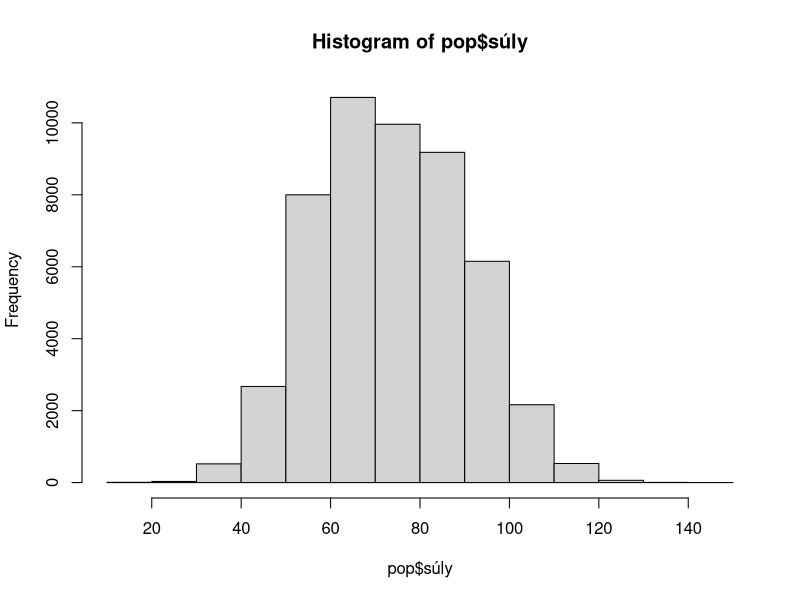
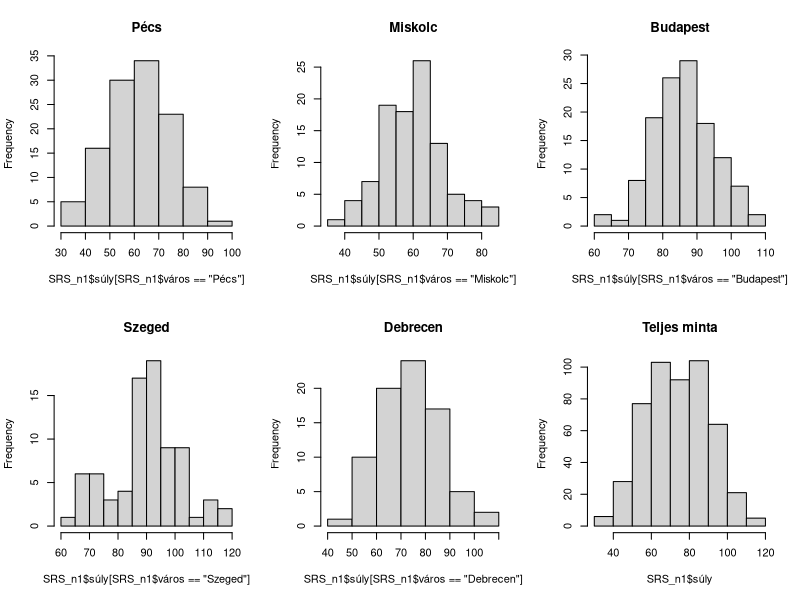
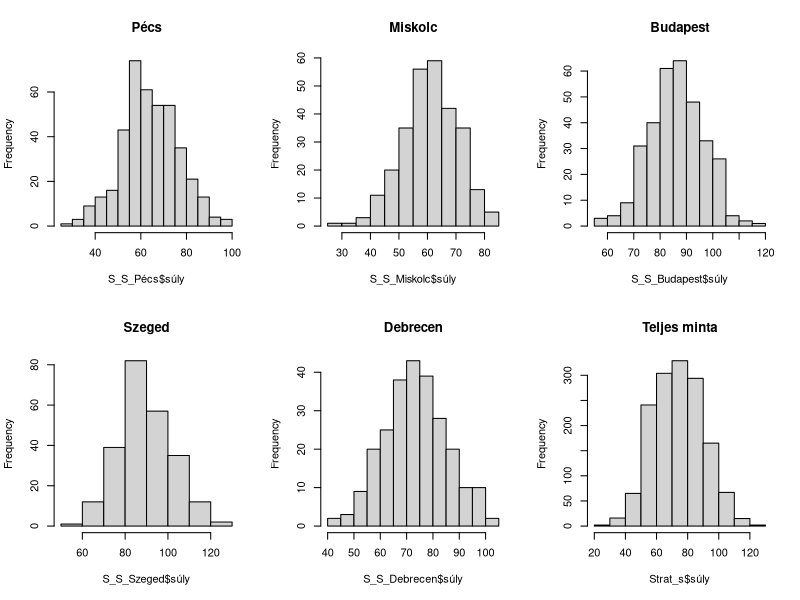

The R source for these figures, in order:
# Az 50.000 elemből álló populáció Magyarország 5 legnépesebb városának bizonyos, fiktív
# szempontok alapján szelektált felnőtt lakosságát jelképezi, illetve ezen lakosok súlyát, valamint,
# hogy dohányzik-e az adott lakos. A városok N értékei a teljes populáció 7000 és 14000 közötti
# véletlen számot kapták, vagyis az adott város elemszáma a lehető legkisebb népesség
# esetén is a teljes populáció legalább 14%-át, legfeljebb 28%-át adja.
# Mindkét változó létrehozása során törekedtem rá, hogy bizonyos mértékben tükrözzék
# a világban megfigyelhető értékeket. Ennek megfelelően, mivel a felnőtt emberek átlagos testsúlya -
# ha a nőkét és férfiakét egyaránt számításba vesszük -, jellemzően 60 és 90 közötti értéket vesz fel,
# megközelítőleg 10-es szórás mellett, a súlyra vonatkozó rng is 60 és 90 között generál átlagra vonatkozó
# érékeket, melyekhez 8 és 12 közé eső véletlen szórást rendel. (Mivel viszonylag nagy a szórás, valamint 
# a férfiak és nők adatai együtt vannak kezelve, a populációban lehetnek extra alacsony testsúllyal rendelkező 
# személyek is.) A dohányzók populációjának létrehozásakor is ezt az elvet követtem. Európában országonként 8% 
# és 30% közé tehető a dohányzók aránya, így a dohányozók adatait létrehozó rng - az érdekesség kedvéért 
# valamivel nagyobb - 0 és 0.4 közötti valószínűséggel vehet fel 1-et (dohányzik), tehát a dohányzók aránya 
# a különböző településeken 0% és 40% között lehet.
# Az így létrehozott populációból vettem egy 500 elemű egyszerű véletlen, illetve egy 1500 elemű arányosan rétegzett
# mintát. Mindkét mintában kiszámoltam a testsúly átlagára, a dohányzók arányára, a szórásra és a totálra vonatkozó 
# becsléseket valamint ezek 95%-os konfidencia intervallumait. A súlyra vonatkozó közelítőleges eloszlásokat mindkét 
# minta esetén hisztogrammok segítségével ábrázoltam a teljes minta és településenkénti bontás esetén is.
# Megj.: a mintavétel során ciklus segítségével hoztam létre globális objektumokat

# Populáció
# N = 50000

N <- 50000

# Az alpopulációk méretei:
popn <- NULL
while (sum(popn) != N){
  for (i in 1:5){
    popn[i] <- round(runif(1, 7000, 14000))
}}
popn

#Alpopulációk elnevezése, súly és dohányzó (1=igen, 0=nem) változók hozzárendelése az alpopulációkhoz
pop <- data.frame(város = rep(c("Budapest", "Debrecen", "Szeged", "Miskolc", "Pécs"), times = popn),
                  súly = c(rnorm(popn[1], runif(1, 60, 90), runif(1, 7, 13)),
                            rnorm(popn[2], runif(1, 60, 90), runif(1, 7, 13)),
                            rnorm(popn[3], runif(1, 60, 90), runif(1, 7, 13)),
                            rnorm(popn[4], runif(1, 60, 90), runif(1, 7, 13)),
                            rnorm(popn[5], runif(1, 60, 90), runif(1, 7, 13))),
              dohányzó = c(round(rbinom(popn[1], 1, runif(1,0,0.4))),
                           round(rbinom(popn[2], 1, runif(1,0,0.4))),
                           round(rbinom(popn[3], 1, runif(1,0,0.4))),
                           round(rbinom(popn[4], 1, runif(1,0,0.4))),
                           round(rbinom(popn[5], 1, runif(1,0,0.4)))))
              
summary(pop)


hist(pop$súly)

#Változók átlaga és szórása
átlag_súly <- mean(pop$súly)
átlag_súly
átlag_doh <- mean(pop$dohányzó)
átlag_doh
se_súly <- sqrt(var(pop$súly))
se_súly 
se_dohányzó <- N/(N-1)*átlag_doh*(1-átlag_doh)
se_dohányzó


#Az alpopulációk átlagai
#Súly
for(l in unique(pop$város)){
  print(paste(l, mean(pop$súly[pop$város==l]), sep = ": "))
}

#Dohányzók aránya
for(l in unique(pop$város)){
print(paste(l, ": ", round(mean(pop$dohányzó[pop$város==l])*100), "%" , sep = ""))
}

#Total becslések
tau_súly <- átlag_súly*N
tau_súly
tau_dohányzó <- átlag_doh*N
tau_dohányzó

#Totalra vonatkozó konfidencia intervallumok
qnorm(c(0.025, 0.975), mean = tau_súly, sd = se_súly)
qnorm(c(0.025, 0.975), mean = tau_dohányzó, sd = se_dohányzó) #dohányzók száma

#Egyszerű véletlen minta, n=500------------------------------------------------
SRS_n1 <- pop[sample(nrow(pop), 500),]

# Mintabeli átlag és szórás becslése
SRS_átlag_súly <- mean(SRS_n1$súly)
SRS_szórás_súly <- sqrt(var(SRS_n1$súly))
SRS_átlag_doh <- mean(SRS_n1$dohány)
SRS_szórás_doh <- sqrt(((N-500)/N) * (SRS_átlag_doh*(1-SRS_átlag_doh)/(500-1)))

# Becslések konfidencia intervallumai
qnorm(c(0.025, 0.975), mean = mean(SRS_n1$súly), sd = sqrt(var(SRS_n1$súly)))
qnorm(c(0.025, 0.975), mean = SRS_átlag_doh, sd = SRS_szórás_doh)

# Total becslések
SRS_tau_átlag_súly <- mean(SRS_n1$súly)*N
SRS_tau_átlag_súly
SRS_tau_szórás_súly <- sqrt(SRS_szórás_súly^2*N^2)
SRS_tau_szórás_súly

SRS_tau_átlag_doh <- mean(SRS_n1$dohányzó)*N
SRS_tau_átlag_doh #dohányzók száma
SRS_tau_szórás_doh <- sqrt(SRS_szórás_doh^2*N^2)
SRS_tau_szórás_doh

# Totalra vonatkozó CI
qnorm(c(0.025, 0.975), mean = SRS_tau_átlag_súly, sd = SRS_tau_szórás_súly)
qnorm(c(0.025, 0.975), mean = SRS_tau_átlag_doh, sd = SRS_tau_szórás_doh)


#Alpopulációk (közelítőleges) eloszlásai
par(mfrow = c(2,3))
hist(SRS_n1$súly[SRS_n1$város == "Pécs"], main = "Pécs")
hist(SRS_n1$súly[SRS_n1$város == "Miskolc"], main = "Miskolc")
hist(SRS_n1$súly[SRS_n1$város == "Budapest"], main = "Budapest")
hist(SRS_n1$súly[SRS_n1$város == "Szeged"], main = "Szeged")
hist(SRS_n1$súly[SRS_n1$város == "Debrecen"], main = "Debrecen")
hist(SRS_n1$súly, main = "Teljes minta")




#Arányosan rétegzett véletlen minta, n~1500-----------------------------------------

# Alpopulációk külön adattáblákként való elmentése:
for (o in unique(pop$város)){
  assign(o, pop[pop$város==o,])
}

# A rétegek méreteinek meghatározása:
stratum_n <- round(popn/sum(popn)*1500)
stratum_n

# A minta tényleges mérete az arányok figyelembevétele mellett:
n <- sum(stratum_n)
n


# Arányosan rétegzett mintavétel, a minták adattáblákként való elmentése
városok <- as.character(unique(pop$város))

for (i in 1:length(városok)){
  assign(x = paste("S_S", városok[i], sep = "_"), value = (get(városok[i])[sample(nrow(get(városok[i])), 
                                                                                  size = stratum_n[i]),]))
}

# A létrehozott minták összefűzése egy adattáblába
for (i in 1:length(városok)){ 
  cat(paste(paste("S_S", városok[i], sep = "_" ), ",", sep = ""))
}

Strat_s <- rbind(S_S_Budapest,S_S_Debrecen,S_S_Szeged,S_S_Miskolc,S_S_Pécs) 
summary(Strat_s)

# Becslések rétegenként
  #súly
Strat_s_súly_átlagok <- tapply(Strat_s$súly, Strat_s$város, mean)
Strat_s_súly_átlagok
Strat_s_súly_szórások <- tapply(Strat_s$súly, Strat_s$város, sd)
Strat_s_súly_szórások

CI <- function(x){qnorm(c(0.025, 0.975), mean(x), sd(x))}
Strat_s_súly_ci <- tapply(Strat_s$súly, Strat_s$város, CI)
Strat_s_súly_ci

# súly - total
tau <- function(x){mean(x)*N}
Strat_s_súly_tau_átlagok <- (tapply(Strat_s$súly, Strat_s$város, tau))
Strat_s_súly_tau_átlagok

tau_szórás <- function(x){sqrt(sd(x)^2*N^2)}
Strat_s_súly_tau_szórások <- tapply(Strat_s$súly, Strat_s$város, tau_szórás)
Strat_s_súly_tau_szórások

tau_ci <- function(x){qnorm(c(0.025, 0.975), mean(x)*N, sqrt(sd(x)^2*N^2))}
Strat_s_súly_tau_ci <- tapply(Strat_s$súly, Strat_s$város, tau_ci)
Strat_s_súly_tau_ci


# dohányzás
Strat_s_doh_átlagok <- tapply(Strat_s$dohányzó, Strat_s$város, mean)
Strat_s_doh_átlagok

szórás_dummy <- function(x){
  sqrt(((N-n)/N) * (mean(x)*(1-mean(x))/(n-1)))}

Strat_s_doh_szórások <- tapply(Strat_s$dohányzó, Strat_s$város, szórás_dummy)
Strat_s_doh_szórások

CI_dummy <- function(x){
  qnorm(c(0.025, 0.975), mean(x), sqrt(((N-n)/N) * (mean(x)*(1-mean(x))/(n-1))))}
Strat_s_doh_ci <- tapply(Strat_s$dohányzó, Strat_s$város, CI_dummy)
Strat_s_doh_ci

# dohányzás - total
Strat_s_doh_tau_átlagok <- (tapply(Strat_s$dohányzó, Strat_s$város, tau))
Strat_s_doh_tau_átlagok

tau_szórás_dummy <- function(x){sqrt(szórás_dummy(x)^2*N^2)}
Strat_s_doh_tau_szórások <- tapply(Strat_s$dohányzó, Strat_s$város, tau_szórás_dummy)
Strat_s_doh_tau_szórások

tau_ci_dummy <- function(x){qnorm(c(0.025, 0.975), mean(x)*N, sqrt(szórás_dummy(x)^2*N^2))}
Strat_s_doh_tau_ci <- tapply(Strat_s$dohányzó, Strat_s$város, tau_ci_dummy)
Strat_s_doh_tau_ci

# Becslések a teljes minta alapján
  # súly
Strat_s_súly_átlag <- mean(Strat_s_súly_átlagok)
Strat_s_súly_átlag
Strat_s_súly_szórás <- sd(Strat_s_súly_átlagok)
Strat_s_súly_szórás

Strat_s_súly_ci <- qnorm(c(0.025, 0.975), Strat_s_súly_átlag, Strat_s_súly_szórás)
Strat_s_súly_ci

#  súly - total
Strat_s_súly_tau_teljes_átlag <- mean(Strat_s_súly_átlag)*N
Strat_s_súly_tau_teljes_átlag

Strat_s_súly_tau_teljes_szórás <- sqrt(Strat_s_súly_szórás^2*N^2)
Strat_s_súly_tau_teljes_szórás

Strat_s_súly_tau_ci_teljes <- qnorm(c(0.025, 0.975), Strat_s_súly_tau_teljes_átlag,
                                    Strat_s_súly_tau_teljes_szórás)
Strat_s_súly_tau_ci_teljes

# Totalra vonatkozó CI az SRS-nél
qnorm(c(0.025, 0.975), mean = SRS_tau_átlag_súly, sd = SRS_tau_szórás_súly)

# dohányzás
Strat_s_doh_átlag <- mean(Strat_s_doh_átlagok)
Strat_s_doh_átlag
Strat_s_doh_szórás <- szórás_dummy(Strat_s_doh_szórások)
Strat_s_doh_szórás

Strat_s_doh_ci <- qnorm(c(0.025, 0.975), Strat_s_doh_átlag, Strat_s_doh_szórás)
Strat_s_doh_ci

#  dohányzás - total
Strat_s_doh_tau_teljes_átlag <- mean(Strat_s_doh_átlag)*N
Strat_s_doh_tau_teljes_átlag

Strat_s_doh_tau_teljes_szórás <- sqrt(Strat_s_doh_szórás^2*N^2)
Strat_s_doh_tau_teljes_szórás

Strat_s_doh_tau_ci_teljes <- qnorm(c(0.025, 0.975), Strat_s_doh_tau_teljes_átlag,
                                    Strat_s_doh_tau_teljes_szórás)
Strat_s_doh_tau_ci_teljes

# Totalra vonatkozó CI az SRS-nél
qnorm(c(0.025, 0.975), mean = SRS_tau_átlag_doh, sd = SRS_tau_szórás_doh)

#A súly (közelítőleges) eloszlása a mintában
par(mfrow = c(2,3))
hist(S_S_Pécs$súly, main = "Pécs")
hist(S_S_Miskolc$súly, main = "Miskolc")
hist(S_S_Budapest$súly, main = "Budapest")
hist(S_S_Szeged$súly, main = "Szeged")
hist(S_S_Debrecen$súly, main = "Debrecen")
hist(Strat_s$súly, main = "Teljes minta")


